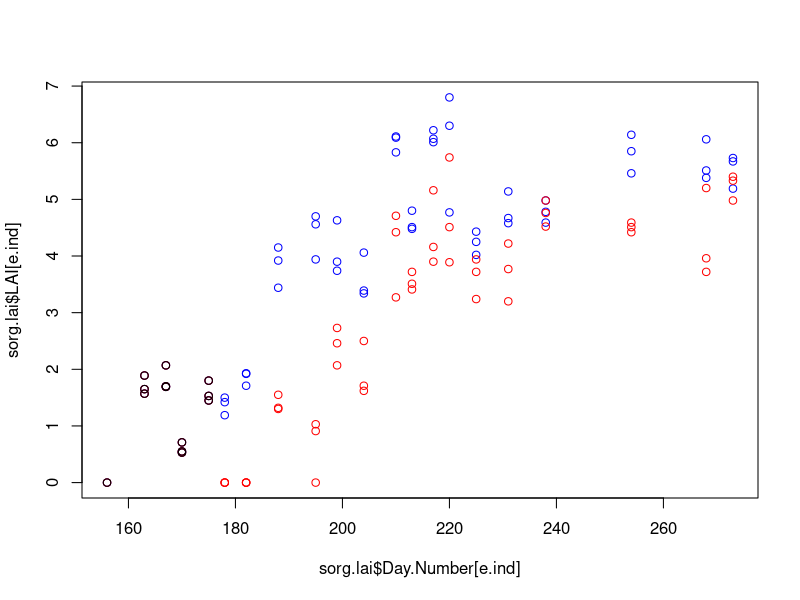
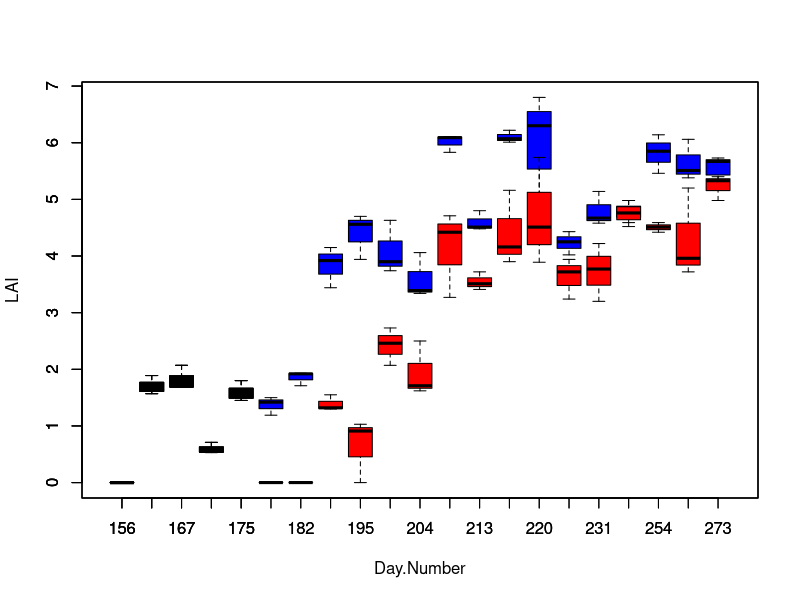
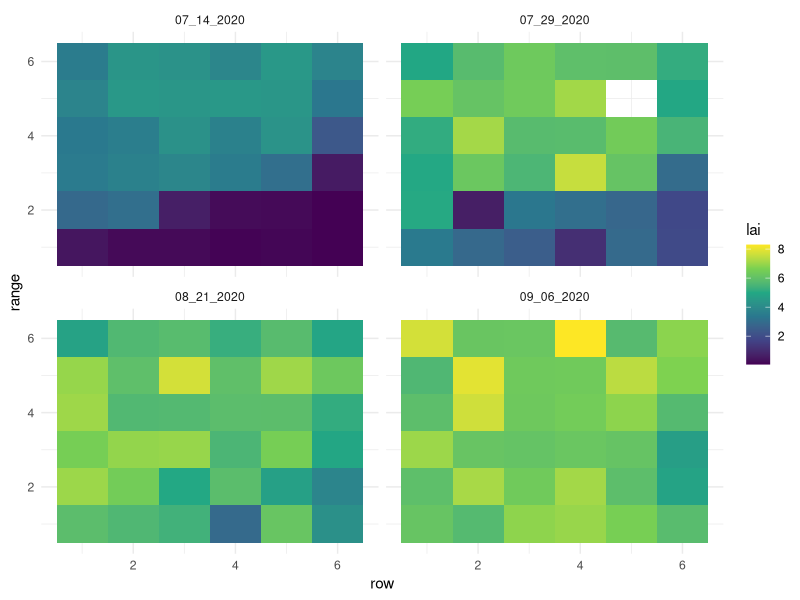
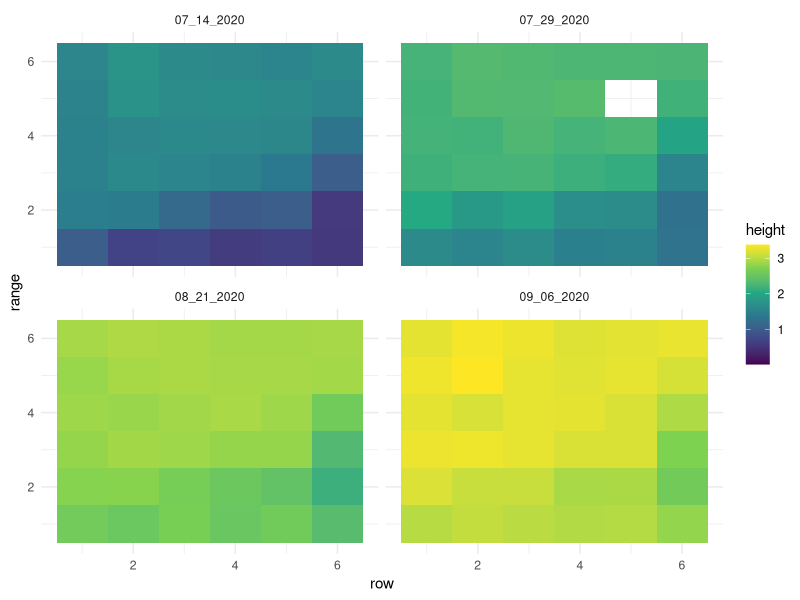
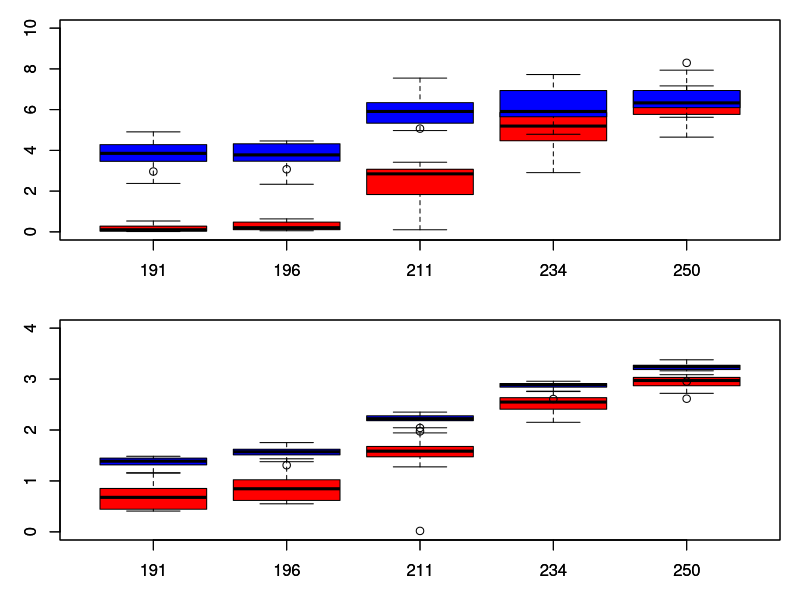
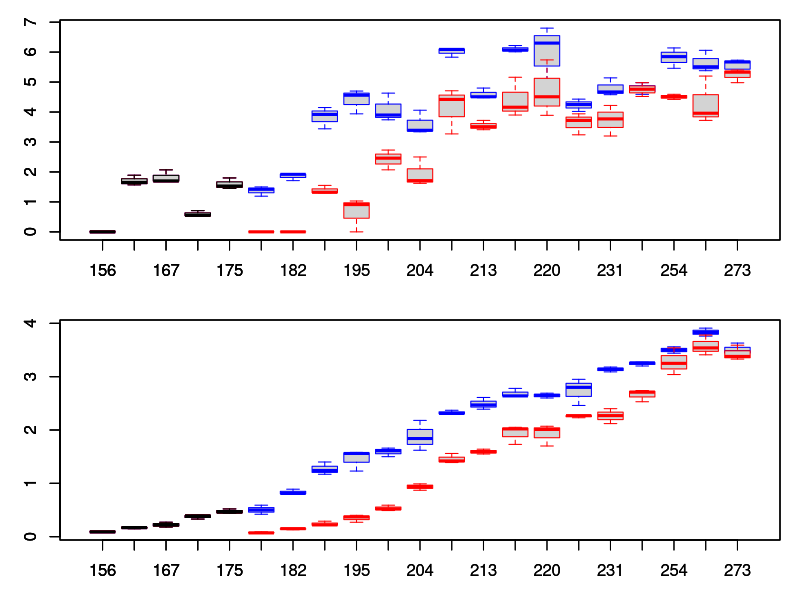
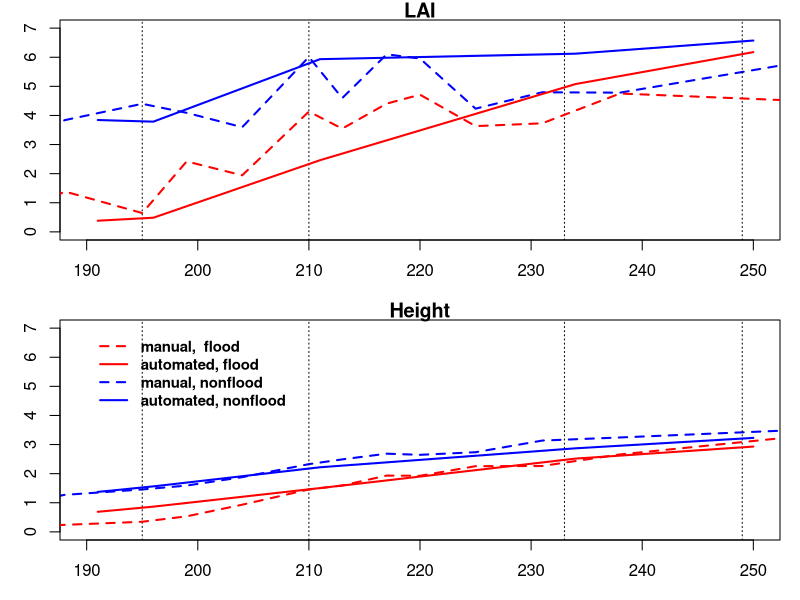

Recreate these plots in R, in order.
#Reding in LAI for comparison between manual and automated
lai.man<-read.csv("LAI Energy Farm and Bondville - 2016-2020 - 2020.csv")
unique(lai.man$PLOT.ID)

sorg.lai<-lai.man[lai.man$PLOT.ID%in%c("SRG1", "SRG2", "SRG3", "SRE1", "SRE2", "SRE3", "SRW1", "SRW2", "SRW3"),]

pre<-c("SRG1", "SRG2", "SRG3");west<-c("SRG1", "SRG2", "SRG3","SRW1", "SRW2", "SRW3");east<-c("SRG1", "SRG2", "SRG3","SRE1", "SRE2", "SRE3")

e.ind<-which(sorg.lai$PLOT.ID%in%east); w.ind<-which(sorg.lai$PLOT.ID%in%west); p.ind<-which(sorg.lai$PLOT.ID%in%pre)

sorg.lai.share<-sorg.lai[, c(1,3,7,9:10)]
sorg.lai.share$condition<-rep("unspecified", nrow(sorg.lai.share))
sorg.lai.share$condition[e.ind]<-"Undisturbed"; sorg.lai.share$condition[w.ind]<-"Disturbed"; sorg.lai.share$condition[p.ind]<-"Pre-Flood"
sorg.lai.share$rep<-rep(0, nrow(sorg.lai.share)); sorg.lai.share$rep<-as.numeric(substr(sorg.lai.share$PLOT.ID, 4,5))
sorg.lai.share$PLOT.ID<-substr(sorg.lai.share$PLOT.ID, 1,3)

write.csv(sorg.lai.share, "Efarm_Sorghum_2020_Hand_LAI.csv", row.names=FALSE)

plot(sorg.lai$LAI[e.ind]~sorg.lai$Day.Number[e.ind], col='blue')
points(sorg.lai$LAI[w.ind]~sorg.lai$Day.Number[w.ind], col='red')
points(sorg.lai$LAI[p.ind]~sorg.lai$Day.Number[p.ind], col='black')

boxplot(data=sorg.lai[e.ind,], LAI~Day.Number, col='blue')
boxplot(data=sorg.lai[w.ind,], LAI~Day.Number, col='red', add=TRUE)
boxplot(data=sorg.lai[p.ind,], LAI~Day.Number, col='black', add=TRUE)

#Read in lidar cart data
lidar.raw<-read.csv("results 2020-11-02 120808.csv", as.is=TRUE)
lidar.raw$date<-substr(lidar.raw$file_name, 1, 10)
lidar.ts<-as.POSIXct(strptime(lidar.raw$date,format="%m_%d_%y"))
lidar.raw$doy<-as.numeric(format(lidar.ts, "%j"))
lidar.raw$row<-as.numeric(substr(lidar.raw$file_name, 12,12))
lidar.raw$range<-as.numeric(substr(lidar.raw$file_name, 14,14))
lidar.dat<-lidar.raw[,2:7]

#library(esquisse)
#esquisser()
library(ggplot2)
ggplot(lidar.dat[lidar.dat$doy>192,]) +
  aes(x = row, y = range, fill = lai) + #, colour = flood
  geom_tile(size = 1L) +
  scale_fill_viridis_c(option = "viridis") +
  #scale_color_viridis_c(option = "magma") +
  theme_minimal() +
  facet_wrap(vars(date))

ggplot(lidar.dat[lidar.dat$doy>192,]) +
  aes(x = row, y = range, fill = height) + #, colour = flood
  geom_tile(size = 1L) +
  scale_fill_viridis_c(option = "viridis") +
  #scale_color_viridis_c(option = "magma") +
  theme_minimal() +
  facet_wrap(vars(date))



lidar.dat$flood<-0
lidar.dat$flood[lidar.dat$range==1]<-1
lidar.dat$flood[lidar.dat$range==2&lidar.dat$row>1]<-1
lidar.dat$flood[lidar.dat$range==3&lidar.dat$row==6]<-1

lidar.dat.share<-lidar.dat; 
lidar.dat.share$flood[lidar.dat.share$flood==1]<-"Disturbed"; lidar.dat.share$flood[lidar.dat.share$flood==0]<-"Undisturbed"
colnames(lidar.dat.share)[5:7]<-c("S coordinate", "E coordinate", "condition")

#write.csv(lidar.dat.share, "Efarm_Sorghum_2020_LiDAR_LAI.csv", row.names=FALSE)


lidar.w<-lidar.dat[lidar.dat$flood==1,]; lidar.e<-lidar.dat[lidar.dat$flood==0,]

#General/basic plots

par(mfrow=c(2,1), mar=c(3,3,1,1))

#LAI
boxplot(data=lidar.w, lai~doy, col='red', ylim=c(0, 10))
boxplot(data=lidar.e, lai~doy, add=TRUE, col='blue')

#Height
boxplot(data=lidar.w, height~doy, col='red', ylim=c(0, 4))
boxplot(data=lidar.e, height~doy, add=TRUE, col='blue')

#Boxplots together (kinda noisy)
#LAI
boxplot(data=sorg.lai[e.ind,], LAI~Day.Number, border='blue')
boxplot(data=sorg.lai[w.ind,], LAI~Day.Number, border='red', add=TRUE)
boxplot(data=sorg.lai[p.ind,], LAI~Day.Number, border='black', add=TRUE)

#Height
boxplot(data=sorg.lai[e.ind,], Height..m.~Day.Number, border='blue')
boxplot(data=sorg.lai[w.ind,], Height..m.~Day.Number, border='red', add=TRUE)
boxplot(data=sorg.lai[p.ind,], Height..m.~Day.Number, border='black', add=TRUE)


#boxplot(data=lidar.w, lai~doy, col='red', ylim=c(0, 10))
#boxplot(data=lidar.e, lai~doy, add=TRUE, col='blue')


#using the means
#LAI
manual.e<- aggregate(sorg.lai$LAI[e.ind], by=list(sorg.lai$Day.Number[e.ind]), FUN='mean')
manual.w<- aggregate(sorg.lai$LAI[w.ind], by=list(sorg.lai$Day.Number[w.ind]), FUN='mean')
auto.e<-aggregate(lidar.e$lai, by=list(lidar.e$doy), FUN='mean')
auto.w<-aggregate(lidar.w$lai, by=list(lidar.w$doy), FUN='mean')

plot(manual.e, pch=3, col='blue', type='l', lty=2, ylim=c(0,7), xlim=c(190, 250), lwd=2, main='LAI', ylab="LAI", xlab="Day of Year")
abline(v=c(195, 210, 233, 249), lty=3)
lines(manual.w, col='red',lty=2, lwd=2)
lines(auto.e, col='blue', lwd=2)
lines(auto.w, col='red', lwd=2)

#Height
manual.e<- aggregate(sorg.lai$Height..m.[e.ind], by=list(sorg.lai$Day.Number[e.ind]), FUN='mean')
manual.w<- aggregate(sorg.lai$Height..m.[w.ind], by=list(sorg.lai$Day.Number[w.ind]), FUN='mean')
auto.e<-aggregate(lidar.e$height, by=list(lidar.e$doy), FUN='mean')
auto.w<-aggregate(lidar.w$height, by=list(lidar.w$doy), FUN='mean')

plot(manual.e, pch=3, col='blue', type='l', lty=2, ylim=c(0,7), xlim=c(190, 250), lwd=2, main='Height', ylab="Height", xlab="Day of Year")
abline(v=c(195, 210, 233, 249), lty=3)
lines(manual.w, col='red',lty=2, lwd=2)
lines(auto.e, col='blue', lwd=2)
lines(auto.w, col='red', lwd=2)



legend(190, 7,legend=c("manual,  flood", "automated, flood", "manual, nonflood", "automated, nonflood"), 
       col=c("red","red","blue", "blue"), lty=c(2,1,2,1), lwd=2, cex=0.9, bty='n', text.font=2)







